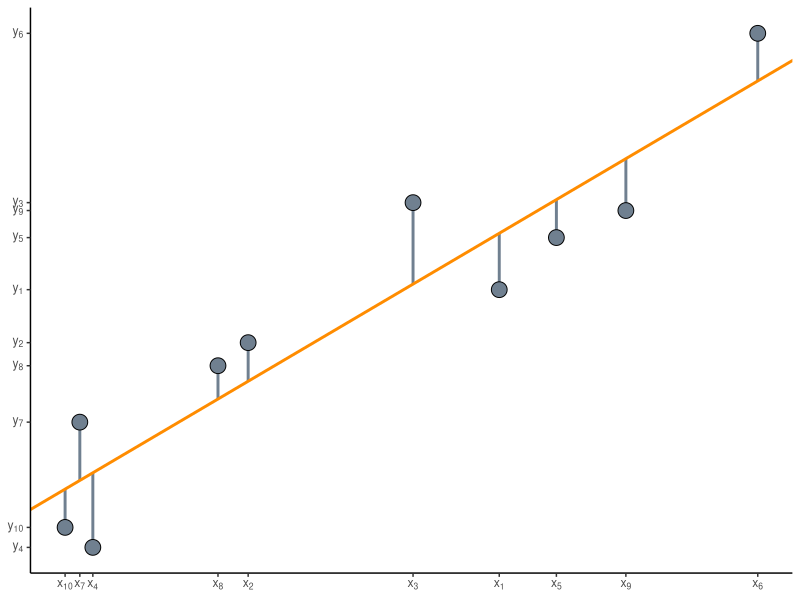

Write R code to recreate this figure.
## ---- chunk 1
#| eval: true
#| echo: false
#| output: false

library(ggplot2)

opvulkleur <- "darkorange"
lijnkleur1 <- "darkorchid"
lijnkleur2 <- "red"
lijnkleur3 <- "blue"

## ---- chunk 2
#| code-fold: true
#| warning: false
#| fig.cap: "Lineaire regressie."
#| label: fig-lineair-reg
#| fig.width: 5
#| fig.height: 5

set.seed(885)

a <- 2
b <- 1
x <- runif(10, 0, 4)
y <- a*x + b + rnorm(10)
data <- data.frame(x = x, y = y)

# Doe een lineaire regressie met de gegenereerde data
lin_reg <- lm(y ~ x, data)
# Reken uit wat de geschatte y-waarden zijn volgens de lineaire regressie
y_pred <- predict(lin_reg)

ggplot(data, aes(x = x, y = y)) +
  # Verticale lijnen naar het gemiddelde
  geom_segment(
    aes(
      x = x, xend = x, 
      y = y, yend = y_pred
    ),
    color = "SlateGray",
    linetype = "solid",
    size = 1
  ) +
  # Punten
  geom_point(
    shape = 21, 
    fill = "SlateGray", 
    size = 5
  ) +
  geom_abline(
    intercept = lin_reg$coefficients[1],
    slope = lin_reg$coefficients[2],
    color = opvulkleur,
    size = 1
  ) +
  # y-as labels instellen
  scale_y_continuous(
    breaks = y, 
    limits = c(min(y, y_pred), max(y, y_pred)),
    labels = function(i) parse(text = paste0("y[", seq_along(i), "]"))
  ) +
  # x-as labels instellen
  scale_x_continuous(
    breaks = x,
    labels = function(i) parse(text = paste0("x[", seq_along(i), "]"))
  ) +
  # Geen x-as, geen gridlijnen
  theme_classic() +
  theme(
    axis.title = element_blank(),
    panel.grid.major.x = element_blank(),
    panel.grid.minor.x = element_blank()
  )
